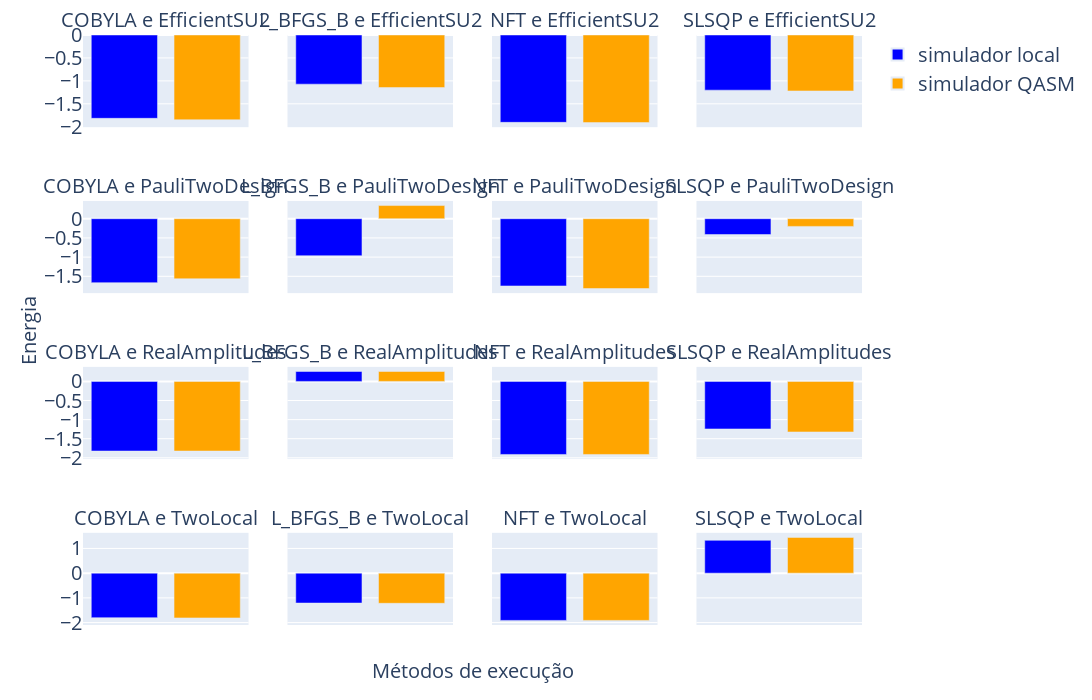

Notebook cell for this chart:
### Code cell
copia_resultados_vqe_4 = resultados_vqe_4.copy()

combinacoes = [f"{otimizador} e {ansatz}" for otimizador, ansatz in copia_resultados_vqe_4.index.unique()]
cores = {'valor_otimo_encontrado': 'blue', 'valor_otimo_encontrado_simulador': 'orange', 'valor_otimo_encontrado_computador_quantico':'cyan'}
nomes = {'valor_otimo_encontrado': 'simulador local', 'valor_otimo_encontrado_simulador': 'simulador QASM', 'valor_otimo_encontrado_computador_quantico':'IBM Brisbane'}
cols_appeared = []

fig = make_subplots(rows=4, cols=4, subplot_titles=combinacoes, 
                    x_title='Métodos de execução', y_title='Energia', 
                    shared_xaxes=True, shared_yaxes=True)

for i, (otimizador, ansatz) in enumerate(copia_resultados_vqe_4.index.unique()):

    df_subset = copia_resultados_vqe_4.loc[
        (copia_resultados_vqe_4.index.get_level_values(0) == otimizador) &
        (copia_resultados_vqe_4.index.get_level_values(1) == ansatz)
    ]

    valores = df_subset[['valor_otimo_encontrado', 'valor_otimo_encontrado_simulador']]

    for idx, col in enumerate(valores.columns):
        nome_fig = f'{otimizador}-{ansatz}-{col}'
        legenda_bool = False

        if not col in cols_appeared:
            nome_fig = f'{nomes[col]}'
            legenda_bool = True
        
        fig.add_trace(
            go.Bar(x=[col], 
                    y=[valores[col].values[0]],
                    name=nome_fig,
                    marker_color=cores[col],
                    showlegend=legenda_bool),
            row=(i // 4) + 1,
            col=(i % 4) + 1
        )
        cols_appeared.append(col)

        fig.update_xaxes(showticklabels=False, title_text='', row=(i // 4) + 1, col=(i % 4) + 1)

fig.update_layout(
                  showlegend=True,
                  xaxis_title='',
                  yaxis_title='',
                  width = 2200,
                  height = 700,
                  font = dict(size=20),
                  legend_itemsizing="constant",
                  margin = dict(l=35, r=35, t=35, b=75),
                  )

fig.update_annotations(font_size=20)

nome_figura = f"figuras_dados/vqe_4_comparacao_metodos_mesmo_y.png"
fig.write_image(nome_figura, width=2200, height=700)

fig.show()

### Figure 1 — Plotly figure (JSON) as saved in the notebook; plotly's stock layout.template omitted (floating-point values rounded to 4 significant figures)
{"data": [{"marker": {"color": "blue"}, "name": "simulador local", "showlegend": true, "type": "bar", "x": ["valor_otimo_encontrado"], "xaxis": "x", "y": [-1.817], "yaxis": "y"}, {"marker": {"color": "orange"}, "name": "simulador QASM", "showlegend": true, "type": "bar", "x": ["valor_otimo_encontrado_simulador"], "xaxis": "x", "y": [-1.848], "yaxis": "y"}, {"marker": {"color": "blue"}, "name": "L_BFGS_B-EfficientSU2-valor_otimo_encontrado", "showlegend": false, "type": "bar", "x": ["valor_otimo_encontrado"], "xaxis": "x2", "y": [-1.072], "yaxis": "y2"}, {"marker": {"color": "orange"}, "name": "L_BFGS_B-EfficientSU2-valor_otimo_encontrado_simulador", "showlegend": false, "type": "bar", "x": ["valor_otimo_encontrado_simulador"], "xaxis": "x2", "y": [-1.146], "yaxis": "y2"}, {"marker": {"color": "blue"}, "name": "NFT-EfficientSU2-valor_otimo_encontrado", "showlegend": false, "type": "bar", "x": ["valor_otimo_encontrado"], "xaxis": "x3", "y": [-1.904], "yaxis": "y3"}, {"marker": {"color": "orange"}, "name": "NFT-EfficientSU2-valor_otimo_encontrado_simulador", "showlegend": false, "type": "bar", "x": ["valor_otimo_encontrado_simulador"], "xaxis": "x3", "y": [-1.91], "yaxis": "y3"}, {"marker": {"color": "blue"}, "name": "SLSQP-EfficientSU2-valor_otimo_encontrado", "showlegend": false, "type": "bar", "x": ["valor_otimo_encontrado"], "xaxis": "x4", "y": [-1.202], "yaxis": "y4"}, {"marker": {"color": "orange"}, "name": "SLSQP-EfficientSU2-valor_otimo_encontrado_simulador", "showlegend": false, "type": "bar", "x": ["valor_otimo_encontrado_simulador"], "xaxis": "x4", "y": [-1.22], "yaxis": "y4"}, {"marker": {"color": "blue"}, "name": "COBYLA-PauliTwoDesign-valor_otimo_encontrado", "showlegend": false, "type": "bar", "x": ["valor_otimo_encontrado"], "xaxis": "x5", "y": [-1.665], "yaxis": "y5"}, {"marker": {"color": "orange"}, "name": "COBYLA-PauliTwoDesign-valor_otimo_encontrado_simulador", "showlegend": false, "type": "bar", "x": ["valor_otimo_encontrado_simulador"], "xaxis": "x5", "y": [-1.563], "yaxis": "y5"}, {"marker": {"color": "blue"}, "name": "L_BFGS_B-PauliTwoDesign-valor_otimo_encontrado", "showlegend": false, "type": "bar", "x": ["valor_otimo_encontrado"], "xaxis": "x6", "y": [-0.963], "yaxis": "y6"}, {"marker": {"color": "orange"}, "name": "L_BFGS_B-PauliTwoDesign-valor_otimo_encontrado_simulador", "showlegend": false, "type": "bar", "x": ["valor_otimo_encontrado_simulador"], "xaxis": "x6", "y": [0.3425], "yaxis": "y6"}, {"marker": {"color": "blue"}, "name": "NFT-PauliTwoDesign-valor_otimo_encontrado", "showlegend": false, "type": "bar", "x": ["valor_otimo_encontrado"], "xaxis": "x7", "y": [-1.75], "yaxis": "y7"}, {"marker": {"color": "orange"}, "name": "NFT-PauliTwoDesign-valor_otimo_encontrado_simulador", "showlegend": false, "type": "bar", "x": ["valor_otimo_encontrado_simulador"], "xaxis": "x7", "y": [-1.817], "yaxis": "y7"}, {"marker": {"color": "blue"}, "name": "SLSQP-PauliTwoDesign-valor_otimo_encontrado", "showlegend": false, "type": "bar", "x": ["valor_otimo_encontrado"], "xaxis": "x8", "y": [-0.4113], "yaxis": "y8"}, {"marker": {"color": "orange"}, "name": "SLSQP-PauliTwoDesign-valor_otimo_encontrado_simulador", "showlegend": false, "type": "bar", "x": ["valor_otimo_encontrado_simulador"], "xaxis": "x8", "y": [-0.2004], "yaxis": "y8"}, {"marker": {"color": "blue"}, "name": "COBYLA-RealAmplitudes-valor_otimo_encontrado", "showlegend": false, "type": "bar", "x": ["valor_otimo_encontrado"], "xaxis": "x9", "y": [-1.822], "yaxis": "y9"}, {"marker": {"color": "orange"}, "name": "COBYLA-RealAmplitudes-valor_otimo_encontrado_simulador", "showlegend": false, "type": "bar", "x": ["valor_otimo_encontrado_simulador"], "xaxis": "x9", "y": [-1.823], "yaxis": "y9"}, {"marker": {"color": "blue"}, "name": "L_BFGS_B-RealAmplitudes-valor_otimo_encontrado", "showlegend": false, "type": "bar", "x": ["valor_otimo_encontrado"], "xaxis": "x10", "y": [0.2597], "yaxis": "y10"}, {"marker": {"color": "orange"}, "name": "L_BFGS_B-RealAmplitudes-valor_otimo_encontrado_simulador", "showlegend": false, "type": "bar", "x": ["valor_otimo_encontrado_simulador"], "xaxis": "x10", "y": [0.2597], "yaxis": "y10"}, {"marker": {"color": "blue"}, "name": "NFT-RealAmplitudes-valor_otimo_encontrado", "showlegend": false, "type": "bar", "x": ["valor_otimo_encontrado"], "xaxis": "x11", "y": [-1.912], "yaxis": "y11"}, {"marker": {"color": "orange"}, "name": "NFT-RealAmplitudes-valor_otimo_encontrado_simulador", "showlegend": false, "type": "bar", "x": ["valor_otimo_encontrado_simulador"], "xaxis": "x11", "y": [-1.912], "yaxis": "y11"}, {"marker": {"color": "blue"}, "name": "SLSQP-RealAmplitudes-valor_otimo_encontrado", "showlegend": false, "type": "bar", "x": ["valor_otimo_encontrado"], "xaxis": "x12", "y": [-1.245], "yaxis": "y12"}, {"marker": {"color": "orange"}, "name": "SLSQP-RealAmplitudes-valor_otimo_encontrado_simulador", "showlegend": false, "type": "bar", "x": ["valor_otimo_encontrado_simulador"], "xaxis": "x12", "y": [-1.323], "yaxis": "y12"}, {"marker": {"color": "blue"}, "name": "COBYLA-TwoLocal-valor_otimo_encontrado", "showlegend": false, "type": "bar", "x": ["valor_otimo_encontrado"], "xaxis": "x13", "y": [-1.801], "yaxis": "y13"}, {"marker": {"color": "orange"}, "name": "COBYLA-TwoLocal-valor_otimo_encontrado_simulador", "showlegend": false, "type": "bar", "x": ["valor_otimo_encontrado_simulador"], "xaxis": "x13", "y": [-1.81], "yaxis": "y13"}, {"marker": {"color": "blue"}, "name": "L_BFGS_B-TwoLocal-valor_otimo_encontrado", "showlegend": false, "type": "bar", "x": ["valor_otimo_encontrado"], "xaxis": "x14", "y": [-1.209], "yaxis": "y14"}, {"marker": {"color": "orange"}, "name": "L_BFGS_B-TwoLocal-valor_otimo_encontrado_simulador", "showlegend": false, "type": "bar", "x": ["valor_otimo_encontrado_simulador"], "xaxis": "x14", "y": [-1.219], "yaxis": "y14"}, {"marker": {"color": "blue"}, "name": "NFT-TwoLocal-valor_otimo_encontrado", "showlegend": false, "type": "bar", "x": ["valor_otimo_encontrado"], "xaxis": "x15", "y": [-1.911], "yaxis": "y15"}, {"marker": {"color": "orange"}, "name": "NFT-TwoLocal-valor_otimo_encontrado_simulador", "showlegend": false, "type": "bar", "x": ["valor_otimo_encontrado_simulador"], "xaxis": "x15", "y": [-1.911], "yaxis": "y15"}, {"marker": {"color": "blue"}, "name": "SLSQP-TwoLocal-valor_otimo_encontrado", "showlegend": false, "type": "bar", "x": ["valor_otimo_encontrado"], "xaxis": "x16", "y": [1.327], "yaxis": "y16"}, {"marker": {"color": "orange"}, "name": "SLSQP-TwoLocal-valor_otimo_encontrado_simulador", "showlegend": false, "type": "bar", "x": ["valor_otimo_encontrado_simulador"], "xaxis": "x16", "y": [1.445], "yaxis": "y16"}], "layout": {"annotations": [{"font": {"size": 20}, "showarrow": false, "text": "COBYLA e EfficientSU2", "x": 0.1062, "xanchor": "center", "xref": "paper", "y": 1, "yanchor": "bottom", "yref": "paper"}, {"font": {"size": 20}, "showarrow": false, "text": "L_BFGS_B e EfficientSU2", "x": 0.3688, "xanchor": "center", "xref": "paper", "y": 1, "yanchor": "bottom", "yref": "paper"}, {"font": {"size": 20}, "showarrow": false, "text": "NFT e EfficientSU2", "x": 0.6313, "xanchor": "center", "xref": "paper", "y": 1, "yanchor": "bottom", "yref": "paper"}, {"font": {"size": 20}, "showarrow": false, "text": "SLSQP e EfficientSU2", "x": 0.8938, "xanchor": "center", "xref": "paper", "y": 1, "yanchor": "bottom", "yref": "paper"}, {"font": {"size": 20}, "showarrow": false, "text": "COBYLA e PauliTwoDesign", "x": 0.1062, "xanchor": "center", "xref": "paper", "y": 0.7188, "yanchor": "bottom", "yref": "paper"}, {"font": {"size": 20}, "showarrow": false, "text": "L_BFGS_B e PauliTwoDesign", "x": 0.3688, "xanchor": "center", "xref": "paper", "y": 0.7188, "yanchor": "bottom", "yref": "paper"}, {"font": {"size": 20}, "showarrow": false, "text": "NFT e PauliTwoDesign", "x": 0.6313, "xanchor": "center", "xref": "paper", "y": 0.7188, "yanchor": "bottom", "yref": "paper"}, {"font": {"size": 20}, "showarrow": false, "text": "SLSQP e PauliTwoDesign", "x": 0.8938, "xanchor": "center", "xref": "paper", "y": 0.7188, "yanchor": "bottom", "yref": "paper"}, {"font": {"size": 20}, "showarrow": false, "text": "COBYLA e RealAmplitudes", "x": 0.1062, "xanchor": "center", "xref": "paper", "y": 0.4375, "yanchor": "bottom", "yref": "paper"}, {"font": {"size": 20}, "showarrow": false, "text": "L_BFGS_B e RealAmplitudes", "x": 0.3688, "xanchor": "center", "xref": "paper", "y": 0.4375, "yanchor": "bottom", "yref": "paper"}, {"font": {"size": 20}, "showarrow": false, "text": "NFT e RealAmplitudes", "x": 0.6313, "xanchor": "center", "xref": "paper", "y": 0.4375, "yanchor": "bottom", "yref": "paper"}, {"font": {"size": 20}, "showarrow": false, "text": "SLSQP e RealAmplitudes", "x": 0.8938, "xanchor": "center", "xref": "paper", "y": 0.4375, "yanchor": "bottom", "yref": "paper"}, {"font": {"size": 20}, "showarrow": false, "text": "COBYLA e TwoLocal", "x": 0.1062, "xanchor": "center", "xref": "paper", "y": 0.1562, "yanchor": "bottom", "yref": "paper"}, {"font": {"size": 20}, "showarrow": false, "text": "L_BFGS_B e TwoLocal", "x": 0.3688, "xanchor": "center", "xref": "paper", "y": 0.1562, "yanchor": "bottom", "yref": "paper"}, {"font": {"size": 20}, "showarrow": false, "text": "NFT e TwoLocal", "x": 0.6313, "xanchor": "center", "xref": "paper", "y": 0.1562, "yanchor": "bottom", "yref": "paper"}, {"font": {"size": 20}, "showarrow": false, "text": "SLSQP e TwoLocal", "x": 0.8938, "xanchor": "center", "xref": "paper", "y": 0.1562, "yanchor": "bottom", "yref": "paper"}, {"font": {"size": 20}, "showarrow": false, "text": "Métodos de execução", "x": 0.5, "xanchor": "center", "xref": "paper", "y": 0, "yanchor": "top", "yref": "paper", "yshift": -30}, {"font": {"size": 20}, "showarrow": false, "text": "Energia", "textangle": -90, "x": 0, "xanchor": "right", "xref": "paper", "xshift": -40, "y": 0.5, "yanchor": "middle", "yref": "paper"}], "font": {"size": 20}, "height": 700, "legend": {"itemsizing": "constant"}, "margin": {"b": 75, "l": 35, "r": 35, "t": 35}, "showlegend": true, "width": 2200, "xaxis": {"anchor": "y", "domain": [0, 0.2125], "matches": "x13", "showticklabels": false, "title": {"text": ""}}, "xaxis10": {"anchor": "y10", "domain": [0.2625, 0.475], "matches": "x14", "showticklabels": false, "title": {"text": ""}}, "xaxis11": {"anchor": "y11", "domain": [0.525, 0.7375], "matches": "x15", "showticklabels": false, "title": {"text": ""}}, "xaxis12": {"anchor": "y12", "domain": [0.7875, 1], "matches": "x16", "showticklabels": false, "title": {"text": ""}}, "xaxis13": {"anchor": "y13", "domain": [0, 0.2125], "showticklabels": false, "title": {"text": ""}}, "xaxis14": {"anchor": "y14", "domain": [0.2625, 0.475], "showticklabels": false, "title": {"text": ""}}, "xaxis15": {"anchor": "y15", "domain": [0.525, 0.7375], "showticklabels": false, "title": {"text": ""}}, "xaxis16": {"anchor": "y16", "domain": [0.7875, 1], "showticklabels": false, "title": {"text": ""}}, "xaxis2": {"anchor": "y2", "domain": [0.2625, 0.475], "matches": "x14", "showticklabels": false, "title": {"text": ""}}, "xaxis3": {"anchor": "y3", "domain": [0.525, 0.7375], "matches": "x15", "showticklabels": false, "title": {"text": ""}}, "xaxis4": {"anchor": "y4", "domain": [0.7875, 1], "matches": "x16", "showticklabels": false, "title": {"text": ""}}, "xaxis5": {"anchor": "y5", "domain": [0, 0.2125], "matches": "x13", "showticklabels": false, "title": {"text": ""}}, "xaxis6": {"anchor": "y6", "domain": [0.2625, 0.475], "matches": "x14", "showticklabels": false, "title": {"text": ""}}, "xaxis7": {"anchor": "y7", "domain": [0.525, 0.7375], "matches": "x15", "showticklabels": false, "title": {"text": ""}}, "xaxis8": {"anchor": "y8", "domain": [0.7875, 1], "matches": "x16", "showticklabels": false, "title": {"text": ""}}, "xaxis9": {"anchor": "y9", "domain": [0, 0.2125], "matches": "x13", "showticklabels": false, "title": {"text": ""}}, "yaxis": {"anchor": "x", "domain": [0.8438, 1], "title": {"text": ""}}, "yaxis10": {"anchor": "x10", "domain": [0.2812, 0.4375], "matches": "y9", "showticklabels": false}, "yaxis11": {"anchor": "x11", "domain": [0.2812, 0.4375], "matches": "y9", "showticklabels": false}, "yaxis12": {"anchor": "x12", "domain": [0.2812, 0.4375], "matches": "y9", "showticklabels": false}, "yaxis13": {"anchor": "x13", "domain": [0, 0.1562]}, "yaxis14": {"anchor": "x14", "domain": [0, 0.1562], "matches": "y13", "showticklabels": false}, "yaxis15": {"anchor": "x15", "domain": [0, 0.1562], "matches": "y13", "showticklabels": false}, "yaxis16": {"anchor": "x16", "domain": [0, 0.1562], "matches": "y13", "showticklabels": false}, "yaxis2": {"anchor": "x2", "domain": [0.8438, 1], "matches": "y", "showticklabels": false}, "yaxis3": {"anchor": "x3", "domain": [0.8438, 1], "matches": "y", "showticklabels": false}, "yaxis4": {"anchor": "x4", "domain": [0.8438, 1], "matches": "y", "showticklabels": false}, "yaxis5": {"anchor": "x5", "domain": [0.5625, 0.7188]}, "yaxis6": {"anchor": "x6", "domain": [0.5625, 0.7188], "matches": "y5", "showticklabels": false}, "yaxis7": {"anchor": "x7", "domain": [0.5625, 0.7188], "matches": "y5", "showticklabels": false}, "yaxis8": {"anchor": "x8", "domain": [0.5625, 0.7188], "matches": "y5", "showticklabels": false}, "yaxis9": {"anchor": "x9", "domain": [0.2812, 0.4375]}}}
